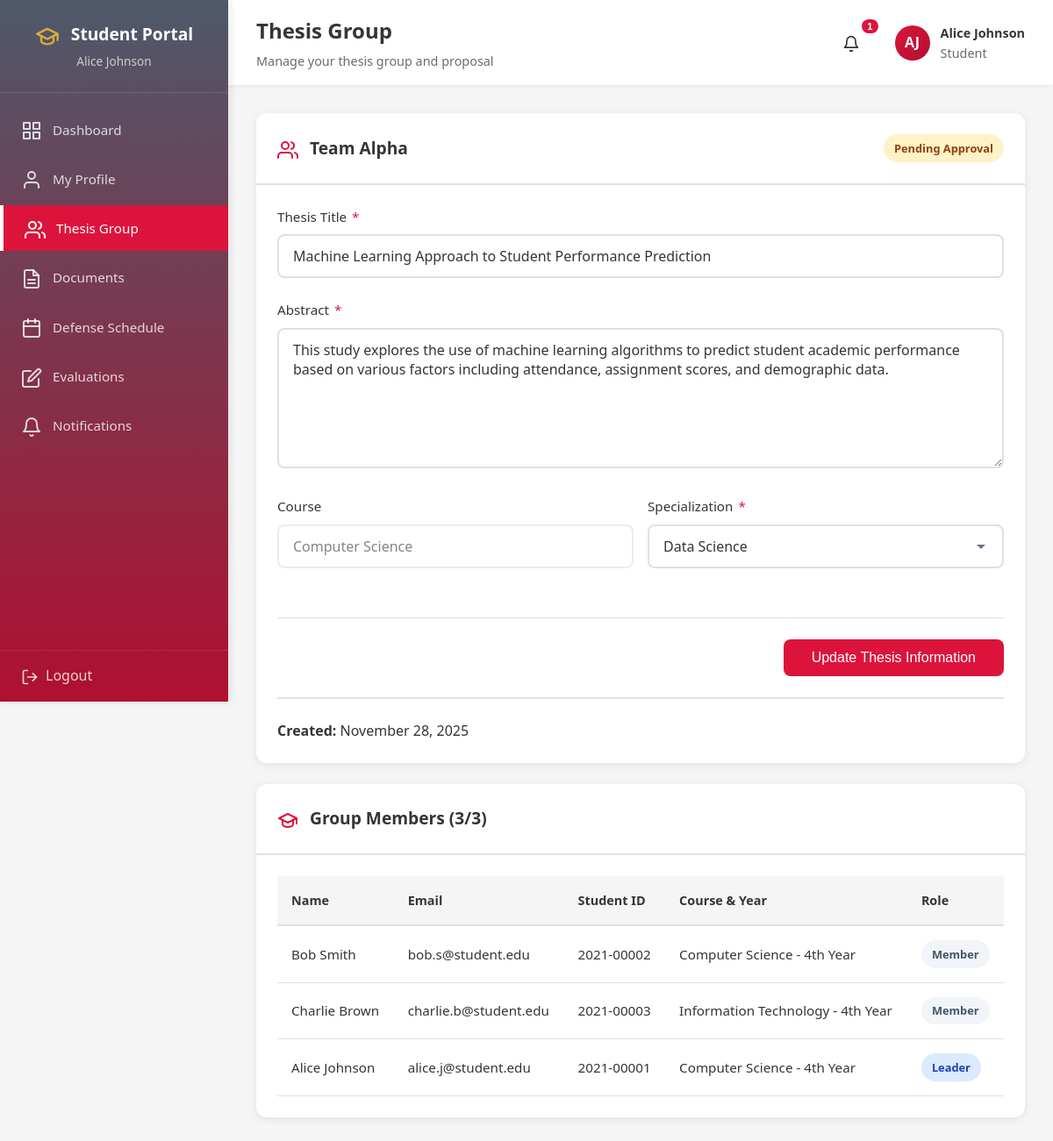
/student/thesis-group.php (signed in), run on the app's committed database.
### tables this page shows
CREATE TABLE `group_members` (
  `member_id` int(11) NOT NULL,
  `group_id` int(11) NOT NULL,
  `user_id` int(11) NOT NULL,
  `role` enum('leader','member') DEFAULT 'member',
  `joined_at` datetime NOT NULL DEFAULT current_timestamp()
);

CREATE TABLE `thesis_groups` (
  `group_id` int(11) NOT NULL,
  `group_name` varchar(255) NOT NULL,
  `thesis_title` varchar(500) DEFAULT NULL,
  `abstract` text DEFAULT NULL,
  `course` varchar(100) DEFAULT NULL,
  `specialization` varchar(100) DEFAULT NULL,
  `status` enum('pending','pending_approval','approved','rejected','completed') DEFAULT 'pending',
  `created_by` int(11) NOT NULL,
  `approved_by` int(11) DEFAULT NULL,
  `approved_at` datetime DEFAULT NULL,
  `rejection_reason` text DEFAULT NULL,
  `created_at` datetime NOT NULL DEFAULT current_timestamp(),
  `updated_at` datetime DEFAULT NULL ON UPDATE current_timestamp()
);

CREATE TABLE `users` (
  `user_id` int(11) NOT NULL,
  `name` varchar(255) NOT NULL,
  `email` varchar(255) NOT NULL,
  `password_hash` varchar(255) NOT NULL,
  `role` enum('admin','student','panelist') NOT NULL,
  `status` enum('active','inactive') DEFAULT 'active',
  `created_at` datetime NOT NULL DEFAULT current_timestamp(),
  `updated_at` datetime DEFAULT NULL ON UPDATE current_timestamp()
);

CREATE TABLE `student_details` (
  `user_id` int(11) NOT NULL,
  `course` varchar(100) NOT NULL,
  `year` varchar(50) NOT NULL,
  `student_id` varchar(50) DEFAULT NULL
);

### student/thesis-group.php (the view, shortened to what this page needs)
<?php
require_once '../db_connect.php';
try {
    $group_check = $pdo->prepare("
        SELECT tg.*, gm.role as member_role
        FROM thesis_groups tg
        INNER JOIN group_members gm ON tg.group_id = gm.group_id
        WHERE gm.user_id = ?
    ");
    $group_check->execute([$_SESSION['user_id']]);
    $existing_group = $group_check->fetch();
} catch (PDOException $e) {
    error_log("Group Check Error: " . $e->getMessage());
    $existing_group = null;
}
$group_members = [];
if ($existing_group) {
    try {
        $members_stmt = $pdo->prepare("
            SELECT u.user_id, u.name, u.email, gm.role, sd.course, sd.year, sd.student_id
            FROM group_members gm
            INNER JOIN users u ON gm.user_id = u.user_id
            LEFT JOIN student_details sd ON u.user_id = sd.user_id
            WHERE gm.group_id = ?
            ORDER BY gm.role DESC, u.name ASC
        ");
        $members_stmt->execute([$existing_group['group_id']]);
        $group_members = $members_stmt->fetchAll();
    } catch (PDOException $e) {
        error_log("Members Fetch Error: " . $e->getMessage());
    }
}
$available_students = [];
$courses = ['Computer Science', 'Information Technology', 'Computer Engineering', 'Software Engineering', 'Data Science'];
$specializations = [
    'Web Development', 'Mobile Development', 'Data Science', 'Artificial Intelligence',
    'Machine Learning', 'Cybersecurity', 'Game Development', 'Software Engineering',
    'Database Management', 'Network Administration', 'Cloud Computing', 'IoT'
];
?>
<!DOCTYPE html>
<html lang="en">
<head>
    <link rel="stylesheet" href="../assets/css/style.css">
    <link rel="stylesheet" href="../assets/css/dashboard.css">
    <link rel="stylesheet" href="../assets/css/forms.css">
    <link rel="stylesheet" href="../assets/css/icons.css">
</head>
<body>
    <div class="dashboard-wrapper">
        <?php include 'includes/sidebar.php'; ?>
        <div class="main-content">
            <?php include 'includes/topbar.php'; ?>
            <div class="dashboard-content">
                <?php if (!$existing_group): ?>
                    <div class="form-card">
                        <div class="form-card-header">
                            <h3>👥 Create Thesis Group (3 Members Required)</h3>
                            <p>Select exactly 2 groupmates to join you in this thesis group</p>
                        </div>
                        <form method="POST" action="thesis-group.php" id="createGroupForm">
                            <input type="hidden" name="csrf_token" value="<?php echo $_SESSION['csrf_token']; ?>">
                            <input type="hidden" name="action" value="create_group">
                            <div class="form-group">
                                <label for="group_name">Group Name <span class="required">*</span></label>
                                <input type="text" id="group_name" name="group_name" required minlength="3" placeholder="e.g., Team Alpha, The Innovators">
                                <small class="form-help">Choose a unique name for your group</small>
                            </div>
                            <div class="form-group">
                                <label for="thesis_title">Thesis Title <span class="required">*</span></label>
                                <input type="text" id="thesis_title" name="thesis_title" required minlength="10" placeholder="Enter your thesis title">
                            </div>
                            <div class="form-group">
                                <label for="abstract">Abstract <span class="required">*</span></label>
                                <textarea id="abstract" name="abstract" required minlength="50" rows="6" placeholder="Provide a brief description of your thesis (minimum 50 characters)"></textarea>
                                <small class="form-help">Describe your research objectives, methodology, and expected outcomes</small>
                            </div>
                            <div class="form-row">
                                <div class="form-group">
                                    <label for="course">Course <span class="required">*</span></label>
                                    <select id="course" name="course" required>
                                        <option value="">Select Course</option>
                                        <?php foreach ($courses as $c): ?>
                                            <option value="<?php echo $c; ?>"><?php echo $c; ?></option>
                                        <?php endforeach; ?>
                                    </select>
                                </div>
                                <div class="form-group">
                                    <label for="specialization">Specialization <span class="required">*</span></label>
                                    <select id="specialization" name="specialization" required>
                                        <option value="">Select Specialization</option>
                                        <?php foreach ($specializations as $s): ?>
                                            <option value="<?php echo $s; ?>"><?php echo $s; ?></option>
                                        <?php endforeach; ?>
                                    </select>
                                </div>
                            </div>
                            <hr style="margin: 2rem 0; border: none; border-top: 2px solid var(--border-color);">
                            <div class="form-group">
                                <label style="font-size: 1.1rem; margin-bottom: 0.5rem;">👨‍🎓 Select Your 2 Groupmates <span class="required">*</span></label>
                                <div id="memberCount" class="member-count">0 / 2 Members Selected</div>
                                <?php if (empty($available_students)): ?>
                                    <div class="alert alert-warning">No available students found. All students may already be in groups.</div>
                                <?php else: ?>
                                    <div class="member-selection-grid">
                                        <?php foreach ($available_students as $student): ?>
                                            <div class="member-card" onclick="toggleMember(this, <?php echo $student['user_id']; ?>)">
                                                <input type="checkbox" name="members[]" value="<?php echo $student['user_id']; ?>" class="member-checkbox" id="member_<?php echo $student['user_id']; ?>">
                                                <div class="member-info">
                                                    <strong><?php echo htmlspecialchars($student['name']); ?></strong><br>
                                                    <small style="color: var(--text-secondary);">
                                                        <?php echo htmlspecialchars($student['email']); ?><br>
                                                        <?php echo htmlspecialchars($student['course'] . ' - ' . $student['year']); ?>
                                                        <?php if ($student['student_id']): ?>
                                                            | ID: <?php echo htmlspecialchars($student['student_id']); ?>
                                                        <?php endif; ?>
                                                    </small>
                                                </div>
                                            </div>
                                        <?php endforeach; ?>
                                    </div>
                                <?php endif; ?>
                            </div>
                            <div class="form-actions">
                                <a href="dashboard.php" class="btn btn-secondary">Cancel</a>
                                <button type="submit" class="btn btn-primary" id="createBtn" <?php echo empty($available_students) ? 'disabled' : ''; ?>>
                                    Create Group with 3 Members
                                </button>
                            </div>
                        </form>
                    </div>
                <?php else: ?>
                    <div class="content-card">
                        <div class="card-header">
                            <h3>👥 <?php echo htmlspecialchars($existing_group['group_name']); ?></h3>
                            <span class="badge badge-<?php echo $existing_group['status'] === 'approved' ? 'success' : ($existing_group['status'] === 'rejected' ? 'danger' : 'warning'); ?>">
                                <?php echo ucfirst(str_replace('_', ' ', $existing_group['status'])); ?>
                            </span>
                        </div>
                        <div class="card-body">
                            <form method="POST" action="thesis-group.php">
                                <div class="form-group">
                                    <label>Thesis Title <span class="required">*</span></label>
                                    <input type="text" name="thesis_title" value="<?php echo htmlspecialchars($existing_group['thesis_title']); ?>" required minlength="10" <?php echo $existing_group['member_role'] !== 'leader' || $existing_group['status'] === 'approved' ? 'disabled' : ''; ?>>
                                </div>
                                <div class="form-group">
                                    <label>Abstract <span class="required">*</span></label>
                                    <textarea name="abstract" required minlength="50" rows="6" <?php echo $existing_group['member_role'] !== 'leader' || $existing_group['status'] === 'approved' ? 'disabled' : ''; ?>><?php echo htmlspecialchars($existing_group['abstract']); ?></textarea>
                                </div>
                                <div class="form-row">
                                    <div class="form-group">
                                        <label>Course</label>
                                        <input type="text" value="<?php echo htmlspecialchars($existing_group['course']); ?>" disabled>
                                    </div>
                                    <div class="form-group">
                                        <label>Specialization <span class="required">*</span></label>
                                        <select name="specialization" required <?php echo $existing_group['member_role'] !== 'leader' || $existing_group['status'] === 'approved' ? 'disabled' : ''; ?>>
                                            <?php foreach ($specializations as $s): ?>
                                                <option value="<?php echo $s; ?>" <?php echo $existing_group['specialization'] === $s ? 'selected' : ''; ?>><?php echo $s; ?></option>
                                            <?php endforeach; ?>
                                        </select>
                                    </div>
                                </div>
                                <?php if ($existing_group['member_role'] === 'leader' && in_array($existing_group['status'], ['pending', 'pending_approval', 'rejected'])): ?>
                                    <div class="form-actions">
                                        <button type="submit" class="btn btn-primary">Update Thesis Information</button>
                                    </div>
                                <?php endif; ?>
                            </form>
                            <div style="margin-top: 1.5rem; padding-top: 1.5rem; border-top: 2px solid var(--border-color);">
                                <strong>Created:</strong> <?php echo date('F d, Y', strtotime($existing_group['created_at'])); ?>
                            </div>
                        </div>
                    </div>
                    <div class="content-card" style="margin-top: 1.5rem;">
                        <div class="card-header">
                            <h3>👨‍🎓 Group Members (<?php echo count($group_members); ?>/3)</h3>
                        </div>
                        <div class="card-body">
                            <div class="table-responsive">
                                <table class="data-table">
                                    <thead>
                                        <tr>
                                            <th>Name</th>
                                            <th>Email</th>
                                            <th>Student ID</th>
                                            <th>Course & Year</th>
                                            <th>Role</th>
                                        </tr>
                                    </thead>
                                    <tbody>
                                        <?php foreach ($group_members as $member): ?>
                                            <tr>
                                                <td><?php echo htmlspecialchars($member['name']); ?></td>
                                                <td><?php echo htmlspecialchars($member['email']); ?></td>
                                                <td><?php echo htmlspecialchars($member['student_id'] ?? 'N/A'); ?></td>
                                                <td><?php echo htmlspecialchars($member['course'] . ' - ' . $member['year']); ?></td>
                                                <td>
                                                    <span class="badge badge-<?php echo $member['role'] === 'leader' ? 'primary' : 'secondary'; ?>">
                                                        <?php echo ucfirst($member['role']); ?>
                                                    </span>
                                                </td>
                                            </tr>
                                        <?php endforeach; ?>
                                    </tbody>
                                </table>
                            </div>
                        </div>
                    </div>
                <?php endif; ?>
            </div>
        </div>
    </div>
</body>
</html>

### data on the page
group_members: group.group_name "Team Alpha", group.status "Pending Approval", thesis_title "Machine Learning Approach to Student Performance Prediction", abstract "This study explores the use of machine learning algorithms to predict student academic performance based on various factors including attendance, assignment scores, and demographic data.", group.course "Computer Science", group.created_at "November 28, 2025", user.name "Alice Johnson", user.email "alice.j@student.edu", student_details.student_id "2021-00001", student_details.course+year "Computer Science - 4th Year", role "Leader"
thesis_groups: specialization "Data Science"
group_members: user.name "Bob Smith", user.email "bob.s@student.edu", student_details.student_id "2021-00002", student_details.course+year "Computer Science - 4th Year", role "Member"
group_members: user.name "Charlie Brown", user.email "charlie.b@student.edu", student_details.student_id "2021-00003", student_details.course+year "Information Technology - 4th Year", role "Member"

### other printed values
$_SESSION['name'] "Alice Johnson"
$page_title "Thesis Group"
$page_subtitle "Manage your thesis group and proposal"
$unread_count "1"
$initials "AJ"
count($group_members) "3"
